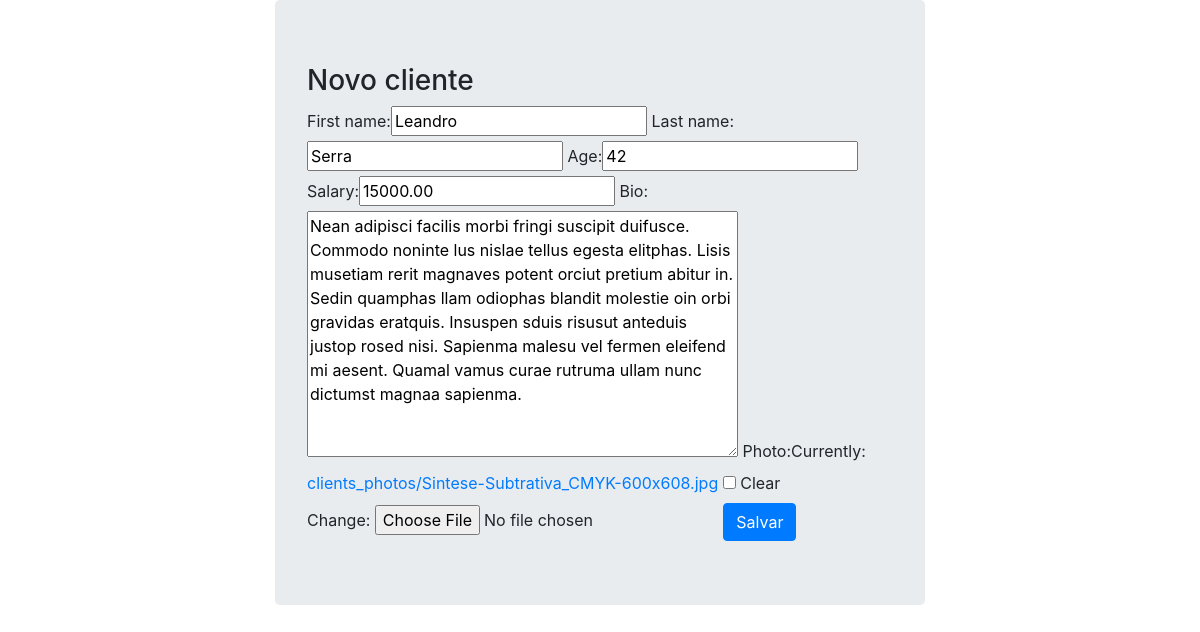
/clientes/update/4/ (signed in), run on the app's committed database.
### clientes/models.py (models this page shows, shortened)
class Person(models.Model):
    first_name = models.CharField(max_length=30)
    last_name = models.CharField(max_length=30)
    age = models.IntegerField()
    salary = models.DecimalField(max_digits=15, decimal_places=2)
    bio = models.TextField()
    photo = models.ImageField(upload_to='clients_photos', null=True, blank=True)
    doc = models.OneToOneField(Documento, null=True, blank=True, on_delete=models.CASCADE)

### clientes/views.py (the view)
# urls.py: path('update/<int:id>/', persons_update, name="persons_update"),
@login_required
def persons_update(request, id):
    person = get_object_or_404(Person, pk=id)
    form = PersonForm(request.POST or None, request.FILES or None, instance=person)
    if form.is_valid():
        form.save()
        return redirect('person_list')
    return render(request, 'person_form.html', {'form': form})

### clientes/forms.py
class PersonForm(ModelForm):
    class Meta:
        model = Person
        fields = ['first_name', 'last_name', 'age', 'salary', 'bio', 'photo']

### clientes/templates/person_form.html (shortened to what this page needs)
{% extends 'base.html' %}
{% load bootstrap %}
{% block main %}
    <h3>Novo cliente</h3>
    <form method="POST" enctype="multipart/form-data">
        {{ form|bootstrap }}
        <button type="submit" class="btn btn-primary">Salvar</button>
    </form>
{% endblock %}

### statics/stick-footer.css (style rules this page uses)
html { position: relative; min-height: 100%; }
body { margin-bottom: 60px; }

### data on the page
Person: first_name "Leandro", last_name "Serra", age "42", salary "15000.00", bio "Nean adipisci facilis morbi fringi suscipit duifusce. Commodo noninte lus nislae tellus egesta elitphas. Lisis musetiam rerit magnaves potent orciut pretium abitur in. Sedin quamphas llam odiophas blandit molestie oin orbi gravidas eratquis. Insuspen sduis risusut anteduis justop rosed nisi. Sapienma malesu vel fermen eleifend mi aesent. Quamal vamus curae rutruma ullam nunc dictumst magnaa sapienma."
